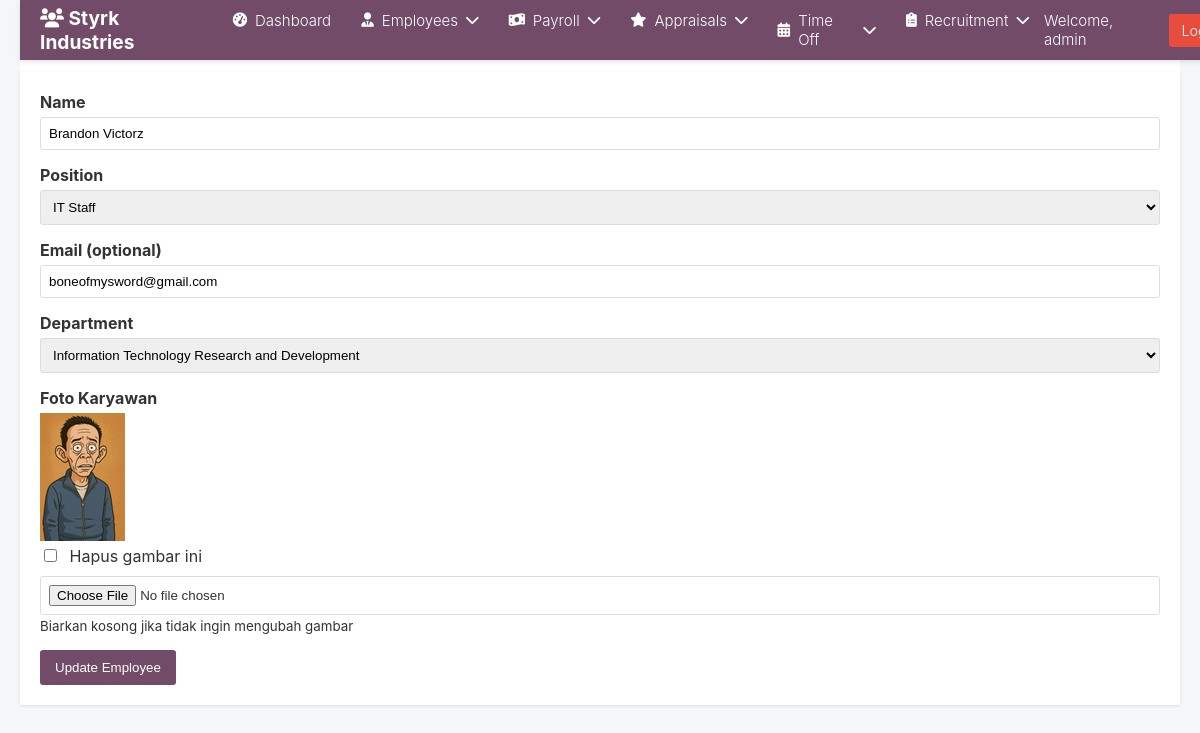
The app's page /edit_employee.php?id=10 (signed in) with its own data.
### tables this page shows
CREATE TABLE `employees` (
  `id` int NOT NULL,
  `department_id` int DEFAULT NULL,
  `position_id` int NOT NULL,
  `skills_id` int NOT NULL,
  `name` varchar(100) NOT NULL,
  `email` varchar(100) DEFAULT NULL,
  `image_path` varchar(255) DEFAULT NULL,
  `created_by` int DEFAULT NULL,
  `created_at` timestamp NULL DEFAULT CURRENT_TIMESTAMP
);

### process.php (called while the page is built, shortened)
<?php
function getDepartments($conn) {
    $departments = [];
    $result = $conn->query("SELECT id, name FROM departments ORDER BY name");
    if ($result->num_rows > 0) {
        while ($row = $result->fetch_assoc()) {
            $departments[$row['id']] = $row['name'];
        }
    }
    return $departments;
}
function getJobPositions($conn) {
    $positions = [];
    $result = $conn->query("SELECT position_id, title FROM job_positions ORDER BY title");
    if ($result) {
        while ($row = $result->fetch_assoc()) {
            $positions[$row['position_id']] = $row['title'];
        }
    }
    return $positions;
}
?>

### edit_employee.php (the view, shortened to what this page needs)
<?php
require_once 'process.php';
require_once 'auth.php';
require 'admin_header.php';
$employee_id = intval($_GET['id']);
$employee = null;
$departments = getDepartments($conn);
$job_positions = getJobPositions($conn);
$stmt = $conn->prepare("SELECT * FROM employees WHERE id = ?");
$stmt->bind_param("i", $employee_id);
$stmt->execute();
$result = $stmt->get_result();
if ($result->num_rows === 1) {
    $employee = $result->fetch_assoc();
} else {
    header("Location: index.php");
    exit();
}
?>
<!DOCTYPE html>
<html lang="en">
<head>
</head>
<body>
    <div class="container">
        <div class="judul">
        </div>
        <div class="form-container">
            <form method="POST" enctype="multipart/form-data">
                <div class="form-group">
                    <label for="name">Name</label>
                    <input type="text" id="name" name="name" value="<?php echo htmlspecialchars($employee['name'] ?? ''); ?>" required>
                </div>
                <div class="form-group">
                    <label for="position_id">Position</label>
                    <select id="position_id" name="position_id" required>
                        <?php foreach ($job_positions as $id => $name): ?>
                            <option value="<?php echo $id; ?>" <?php echo ($employee['position_id'] ?? 0) == $id ? 'selected' : ''; ?>>
                                <?php echo htmlspecialchars($name); ?>
                            </option>
                        <?php endforeach; ?>
                    </select>
                </div>
                <div class="form-group">
                    <label for="email">Email (optional)</label>
                    <input type="email" id="email" name="email" value="<?php echo htmlspecialchars($employee['email'] ?? ''); ?>">
                </div>
                <div class="form-group">
                    <label for="department_id">Department</label>
                    <select id="department_id" name="department_id" required>
                        <?php foreach ($departments as $id => $name): ?>
                            <option value="<?php echo $id; ?>" <?php echo ($employee['department_id'] ?? 0) == $id ? 'selected' : ''; ?>>
                                <?php echo htmlspecialchars($name); ?>
                            </option>
                        <?php endforeach; ?>
                    </select>
                </div>
                <div class="form-group">
                    <label for="employee_image">Foto Karyawan</label>
                    <?php if (!empty($employee['image_path'])): ?>
                        <div style="margin-bottom: 10px;">
                            <img src="<?php echo htmlspecialchars($employee['image_path']); ?>"
                                style="max-width: 150px; max-height: 150px; display: block; margin-bottom: 5px;">
                            <input type="checkbox" id="delete_image" name="delete_image" value="1">
                            <label for="delete_image" style="display: inline; font-weight: normal;">
                                Hapus gambar ini
                            </label>
                        </div>
                    <?php endif; ?>
                    <input type="file" id="employee_image" name="employee_image" accept="image/*">
                    <small class="text-muted">Biarkan kosong jika tidak ingin mengubah gambar</small>
                </div>
                <button type="submit">Update Employee</button>
            </form>
        </div>
    </div>
</body>
</html>

### admin_header.php (style rules this page uses)
body { font-family: -apple-system, BlinkMacSystemFont, "Segoe UI", Roboto, Helvetica, Arial, sans-serif; margin: 0; background-color: #f5f6f7; color: #333; }

### edit_employee.php (style rules this page uses)
body { font-family: -apple-system, BlinkMacSystemFont, "Segoe UI", Roboto, Helvetica, Arial, sans-serif; margin: 0; padding: 20px; background-color: #f5f6f7; color: #333; }
.container { max-width: 1200px; margin: 0 auto; }
.form-container { background-color: white; border-radius: 0 0 3px 3px; box-shadow: 0 1px 3px rgba(0, 0, 0, 0.1); padding: 20px; }
.form-group { margin-bottom: 15px; }
label { display: block; margin-bottom: 5px; font-weight: bold; }
input, select { width: 100%; padding: 8px; border: 1px solid #ddd; border-radius: 3px; box-sizing: border-box; }
button { background-color: #714B67; color: white; border: none; padding: 10px 15px; border-radius: 3px; cursor: pointer; }
.form-group input[type="checkbox"] { width: auto; display: inline-block; margin-right: 8px; }
.judul { background-color: white; padding: 16px; }

### records on screen
employees: name "Brandon Victorz", position_id "IT Staff", email "boneofmysword@gmail.com", department_id "Information Technology Research and Development", image_path (picture)

### other values on screen
$_SESSION['username'] "admin"
